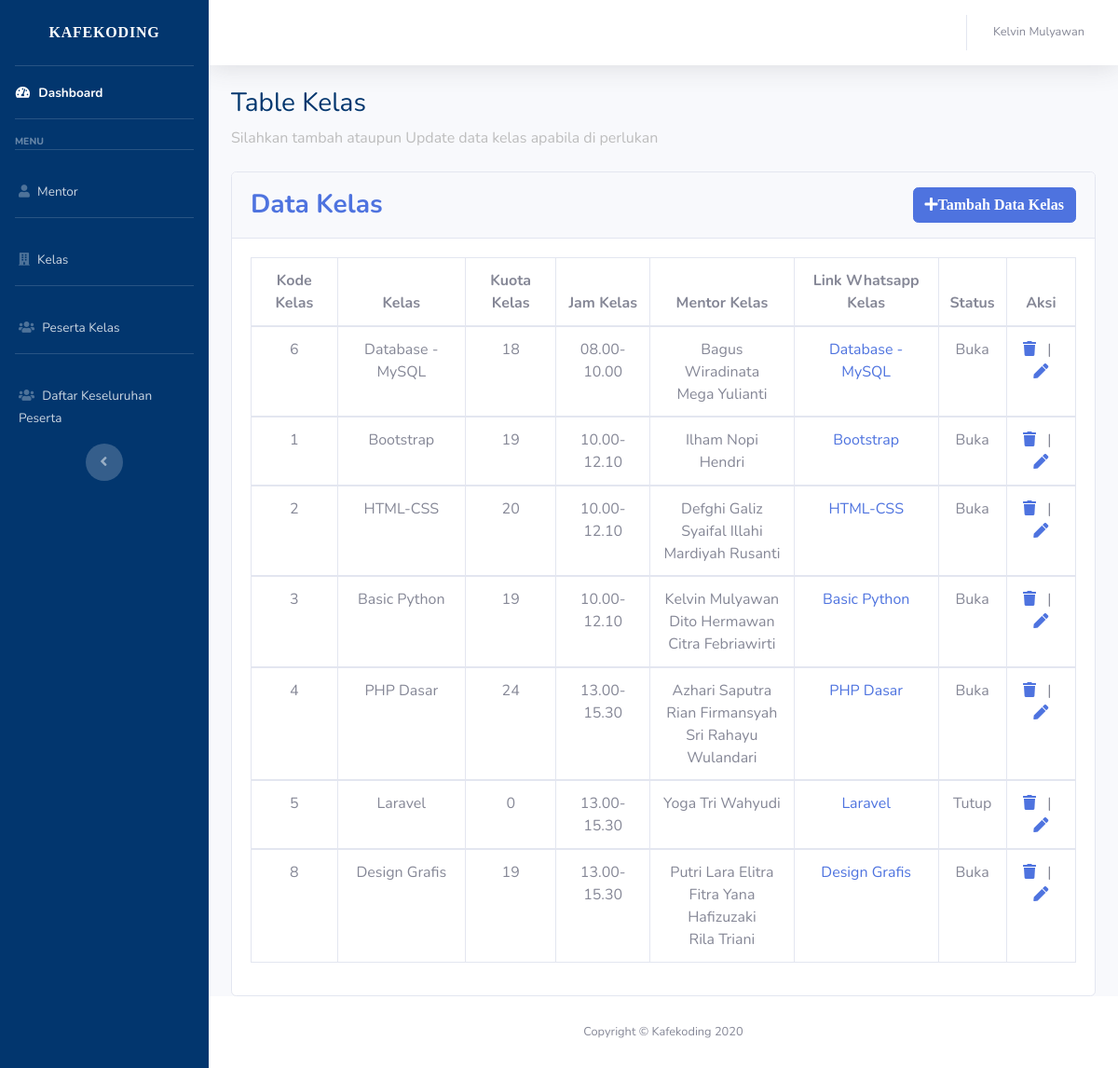
Page /mentor/kelas.php (signed in) on the earlier database version.
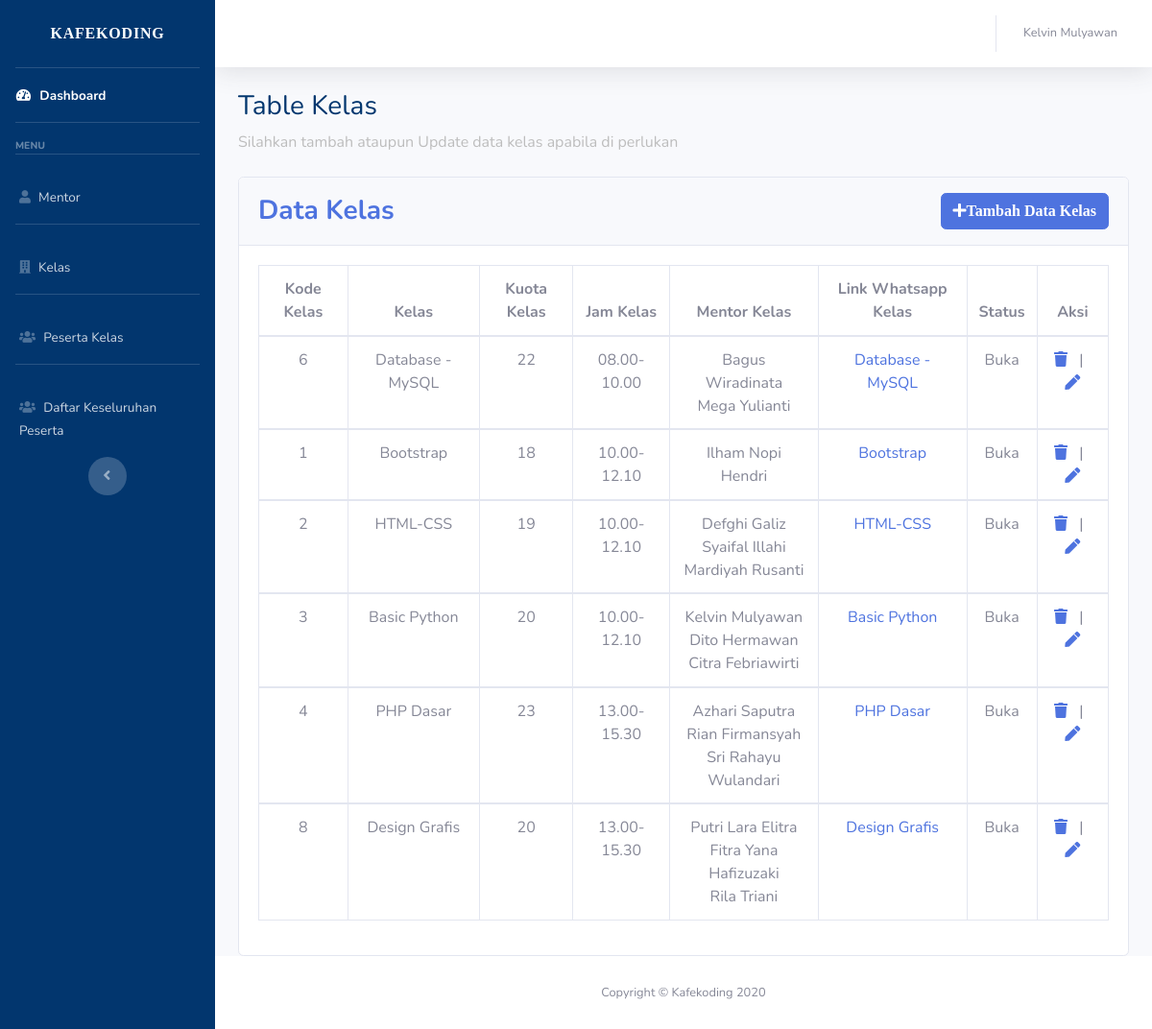
Same page on the later database version.
### tables this page shows
CREATE TABLE `kelas` (
  `kode_kelas` int(11) NOT NULL,
  `kelas` varchar(50) NOT NULL,
  `kuota_kelas` int(11) NOT NULL,
  `jam_kelas` varchar(50) NOT NULL,
  `mentor_kelas` varchar(100) NOT NULL,
  `link_wa` text NOT NULL,
  `status_kelas` varchar(50) NOT NULL
);

### mentor/kelas.php (the view, shortened to what this page needs)
<!DOCTYPE html>
<html lang="en">
  <head>
    <link rel="stylesheet" href="https://use.fontawesome.com/releases/v5.15.2/css/all.css" />
    <link rel="stylesheet" href="../libraries/fonts/1.ttf">
    <link href="libraries/css/sb-admin-2.css" rel="stylesheet" />
  </head>
  <body id="page-top">
    <div id="wrapper">
      <?php include 'menubar.php'; ?>
      <div id="content-wrapper" class="d-flex flex-column">
        <div id="content">
          <nav class="navbar navbar-expand navbar-light bg-white topbar mb-4 static-top shadow">
            <?php include 'topbar.php'; ?>
          <div class="container-fluid ">
            <div class="row">
              <div class="col">
              <h1 class="h3 mb-2" style="color: #02366e;">Table Kelas</h1>
              <p class="mb-4" style="color: #bdbdbd;">Silahkan tambah ataupun Update data kelas apabila di perlukan</p>
            </div>
            <div class="col-12">
            <div class="card card-table">
              <div class="card-header py-3 d-flex justify-content-between">
                <h6 class="h3 m-0 font-weight-bold text-primary align-self-center">
                  Data Kelas
                </h6>
                <a href="#" type="button"
                   class="btn btn-primary align-self-center"
                   data-toggle="modal"
                   data-target="#TambahexampleModal">
                   <i class="fas fa-plus fa-1x">Tambah Data Kelas</i>
                </a>
              </div>
              <div class="card-body">
                <div class="table-responsive">
                  <table class="table table-bordered text-center table-hover" id="dataTable" width="100%" cellspacing="0">
                    <thead>
                      <tr>
                        <th>Kode Kelas</th>
                        <th>Kelas</th>
                        <th>Kuota Kelas</th>
                        <th>Jam Kelas</th>
                        <th>Mentor Kelas</th>
                        <th>Link Whatsapp Kelas</th>
                        <th>Status</th>
                        <th>Aksi</th>
                      </tr>
                    </thead>
                    <?php
                    include '../koneksi.php';
                    $query = mysqli_query($koneksi, "SELECT * FROM kelas ORDER BY jam_kelas") or die(mysqli_error());
                    while ($data = mysqli_fetch_assoc($query)) {
                    ?>
                    <tbody>
                      <tr>
                        <td><?php echo $data['kode_kelas'];?></td>
                        <td><?php echo $data['kelas'];?></td>
                        <td><?php echo $data['kuota_kelas'];?></td>
                        <td><?php echo $data['jam_kelas'];?></td>
                        <td><?php echo $data['mentor_kelas']; ?></td>
                        <td>
                              <a href="<?php echo $data['link_wa'];?>"><?php echo $data['kelas'];?></a>
                        </td>
                        <td><?php echo $data['status_kelas'];?></td>
                        <td>
                          <a href="deletekelas.php?kode_kelas=<?php echo $data['kode_kelas'];?>"><i class="fas fa-trash"></i></a>
                         &nbsp; | &nbsp;
                <a href="#" type="button"
                data-toggle="modal"
                data-target="#EditModal"
                data-id="<?php echo $data['kode_kelas'];?>">
                <i class="fas fa-pen"></i>
             </a>
                        </td>
                      </tr>
                    </tbody>
                  <?php } ?>
                  </table>
                </div>
              </div>
            </div>
            </div>
            </div>
          </div>
        </div>
        <footer class="sticky-footer bg-white">
          <div class="container my-auto">
            <div class="copyright text-center my-auto">
              <span>Copyright &copy; Kafekoding 2020</span>
            </div>
          </div>
        </footer>
      </div>
    </div>
  </body>
</html>

### mentor/menubar.php (shortened to what this page needs)
<ul class="navbar-nav sidebar sidebar-dark accordion" id="accordionSidebar" style="background-color: #02366e;">
        <a class="sidebar-brand d-flex align-items-center justify-content-center" href="index.php">
          <div class="sidebar-brand-icon rotate-n-15">
          </div>
          <div class="sidebar-brand-text mx-3" style="font-family: '1.ttf';">Kafekoding </div>
        </a>
        <hr class="sidebar-divider my-0" />
        <li class="nav-item active">
          <a class="nav-link" href="main.php">
            <i class="fas fa-fw fa-tachometer-alt"></i>
            <span>Dashboard</span></a>
        </li>
        <hr class="sidebar-divider" />
        <div class="sidebar-heading">Menu</div>
        <hr class="sidebar-divider d-none d-md-block" />
        <li class="nav-item ml-1">
          <a href="mentor.php" class="nav-link">
            <i class="fas fa-user"></i>
            <span>Mentor</span>
          </a>
        </li>
        <hr class="sidebar-divider d-none d-md-block" />
        <li class="nav-item ml-1">
          <a href="kelas.php" class="nav-link">
            <i class="fas fa-building"></i>
            <span>Kelas</span>
          </a>
        </li>
        <hr class="sidebar-divider d-none d-md-block" />
        <li class="nav-item ml-1">
          <a href="daftarPeserta.php" class="nav-link">
            <i class="fas fa-users"></i>
            <span>Peserta Kelas</span>
          </a>
        </li>
        <hr class="sidebar-divider d-none d-md-block" />
        <li class="nav-item ml-1">
          <a href="peserta.php" class="nav-link">
            <i class="fas fa-users"></i>
            <span>Daftar Keseluruhan Peserta</span>
          </a>
        </li>
        <div class="text-center d-none d-md-inline">
          <button class="rounded-circle border-0" id="sidebarToggle"></button>
        </div>
      </ul>

### mentor/topbar.php (shortened to what this page needs)
<ul class="navbar-nav ml-auto">
              <li class="nav-item dropdown no-arrow">
                <a class="nav-link dropdown-toggle" href="#" id="userDropdown" role="button" data-toggle="dropdown" aria-haspopup="true" aria-expanded="false">
                  <span class="mr-2 d-none d-lg-inline text-gray-600 small">
                    <?php
                    echo $_SESSION['nama'];
                    ?>
                  </span>
                </a>
              </li>
            </ul>
          </nav>

Differences in the rows shown:
removed kelas: kode_kelas "5", kelas "Laravel", kuota_kelas "0", jam_kelas "13.00-15.30", mentor_kelas "Yoga Tri Wahyudi", status_kelas "Tutup"
changed kelas "Database - MySQL": kuota_kelas "18" → "22"
changed kelas "Bootstrap": kuota_kelas "19" → "18"
changed kelas "HTML-CSS": kuota_kelas "20" → "19"
changed kelas "Basic Python": kuota_kelas "19" → "20"
changed kelas "PHP Dasar": kuota_kelas "24" → "23"
changed kelas "Design Grafis": kuota_kelas "19" → "20"
